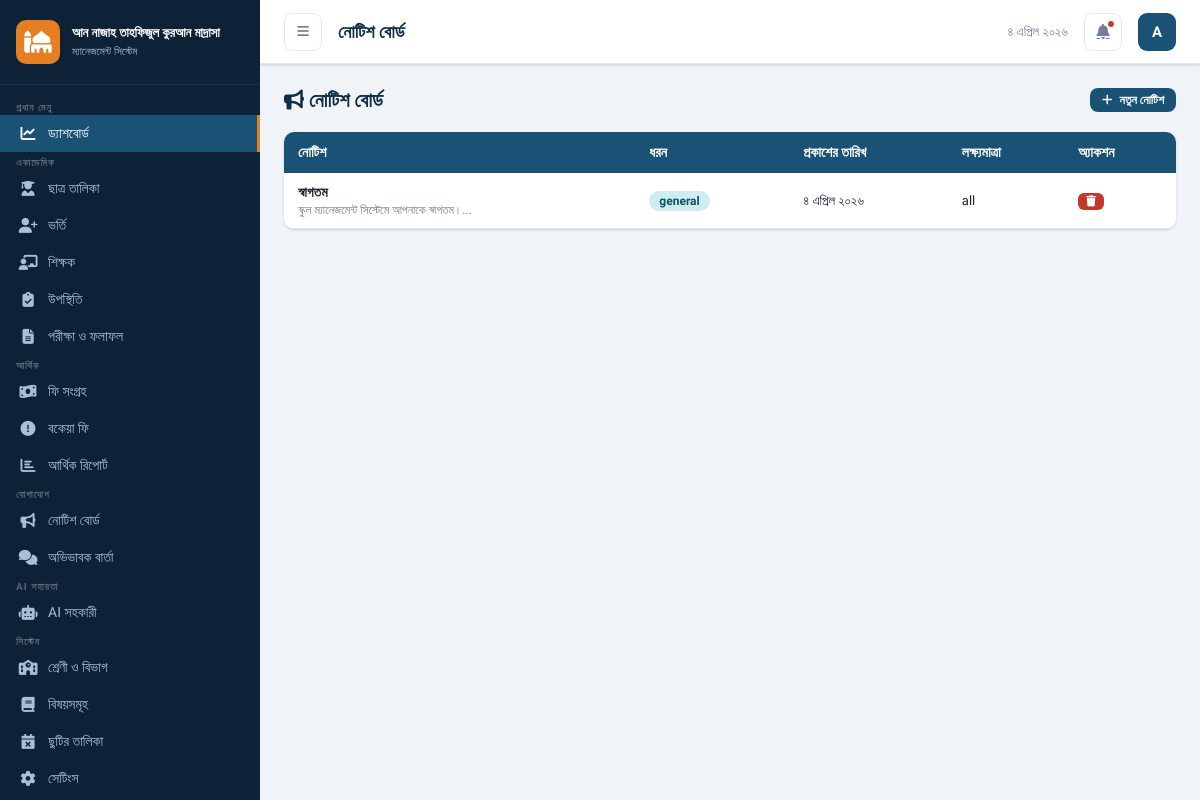
/modules/notice/index.php (signed in), run on the app's committed database.
### tables this page shows
CREATE TABLE users (
    id INT AUTO_INCREMENT PRIMARY KEY,
    name VARCHAR(150) NOT NULL,
    name_bn VARCHAR(150),
    username VARCHAR(100) UNIQUE NOT NULL,
    email VARCHAR(150),
    phone VARCHAR(20),
    password VARCHAR(255) NOT NULL,
    role_id INT NOT NULL,
    profile_photo VARCHAR(255),
    is_active TINYINT(1) DEFAULT 1,
    last_login DATETIME,
    reset_token VARCHAR(100),
    created_at TIMESTAMP DEFAULT CURRENT_TIMESTAMP,
    FOREIGN KEY (role_id) REFERENCES roles(id)
);

CREATE TABLE notices (
    id INT AUTO_INCREMENT PRIMARY KEY,
    title VARCHAR(255) NOT NULL,
    title_bn VARCHAR(255),
    content TEXT,
    notice_type ENUM('general','academic','exam','fee','holiday','urgent') DEFAULT 'general',
    target_audience ENUM('all','students','teachers','parents','staff') DEFAULT 'all',
    attachment VARCHAR(255),
    is_published TINYINT(1) DEFAULT 1,
    publish_date DATE,
    expire_date DATE,
    created_by INT,
    created_at TIMESTAMP DEFAULT CURRENT_TIMESTAMP,
    FOREIGN KEY (created_by) REFERENCES users(id) ON DELETE SET NULL
);

### includes/functions.php (called while the page is built, shortened)
<?php
function getDB() {
    static $pdo = null;
    if ($pdo === null) {
        try {
            $port = defined('DB_PORT') ? DB_PORT : '3306';
            $dsn = "mysql:host=" . DB_HOST . ";port=" . $port . ";dbname=" . DB_NAME . ";charset=" . DB_CHARSET;
            $pdo = new PDO($dsn, DB_USER, DB_PASS, [
                PDO::ATTR_ERRMODE => PDO::ERRMODE_EXCEPTION,
                PDO::ATTR_DEFAULT_FETCH_MODE => PDO::FETCH_ASSOC,
                PDO::ATTR_EMULATE_PREPARES => false,
            ]);
        } catch (PDOException $e) {
            die('<div style="color:red;padding:20px;font-family:sans-serif;">
                <h3>ডাটাবেস সংযোগ ব্যর্থ!</h3>
                <p>' . htmlspecialchars($e->getMessage()) . '</p>
                <p><a href="install/">ইনস্টল করুন</a></p>
            </div>');
        }
    }
    return $pdo;
}
function getCurrentUser() {
    $db = getDB();
    $stmt = $db->prepare("SELECT u.*, r.role_name, r.role_slug, r.permissions FROM users u JOIN roles r ON u.role_id = r.id WHERE u.id = ?");
    $stmt->execute([$_SESSION['user_id']]);
    return $stmt->fetch();
}
function getSetting($key, $default = '') {
    static $settings = [];
    if (empty($settings)) {
        $db = getDB();
        $rows = $db->query("SELECT setting_key, setting_value FROM settings")->fetchAll();
        foreach ($rows as $r) $settings[$r['setting_key']] = $r['setting_value'];
    }
    return $settings[$key] ?? $default;
}
function e($str) {
    return htmlspecialchars($str ?? '', ENT_QUOTES, 'UTF-8');
}
function toBanglaNumber($n) {
    $en = ['0','1','2','3','4','5','6','7','8','9'];
    $bn = ['০','১','২','৩','৪','৫','৬','৭','৮','৯'];
    return str_replace($en, $bn, $n);
}
function banglaDate($date = null) {
    $months = ['','জানুয়ারি','ফেব্রুয়ারি','মার্চ','এপ্রিল','মে','জুন','জুলাই','আগস্ট','সেপ্টেম্বর','অক্টোবর','নভেম্বর','ডিসেম্বর'];
    $ts = $date ? strtotime($date) : time();
    $d = date('j', $ts);
    $m = (int)date('n', $ts);
    $y = date('Y', $ts);
    return toBanglaNumber($d) . ' ' . $months[$m] . ' ' . toBanglaNumber($y);
}

### modules/notice/index.php (the view, shortened to what this page needs)
<?php
require_once '../../includes/functions.php';
$pageTitle = 'নোটিশ বোর্ড';
$db = getDB();
$notices = $db->query("SELECT n.*, u.name_bn as added_by FROM notices n LEFT JOIN users u ON n.created_by=u.id ORDER BY n.created_at DESC")->fetchAll();
require_once '../../includes/header.php';
?>
<div class="section-header">
    <h2 class="section-title"><i class="fas fa-bullhorn"></i> নোটিশ বোর্ড</h2>
    <button onclick="openModal('addNoticeModal')" class="btn btn-primary btn-sm">
        <i class="fas fa-plus"></i> নতুন নোটিশ
    </button>
</div>
<div class="card">
    <div class="table-wrap">
        <table>
            <thead>
                <tr><th>নোটিশ</th><th>ধরন</th><th>প্রকাশের তারিখ</th><th>লক্ষ্যমাত্রা</th><th>অ্যাকশন</th></tr>
            </thead>
            <tbody>
                <?php if (empty($notices)): ?>
                <tr><td colspan="5" style="text-align:center;padding:30px;color:#718096;">কোনো নোটিশ নেই</td></tr>
                <?php else: foreach ($notices as $n): ?>
                <tr>
                    <td>
                        <div style="font-weight:700;font-size:14px;"><?= e($n['title_bn'] ?? $n['title']) ?></div>
                        <div style="font-size:12px;color:#718096;margin-top:2px;"><?= e(mb_substr($n['content'] ?? '', 0, 80)) ?>...</div>
                    </td>
                    <td>
                        <span class="badge badge-<?= $n['notice_type']==='urgent'?'danger':($n['notice_type']==='exam'?'warning':'info') ?>">
                            <?= e($n['notice_type']) ?>
                        </span>
                    </td>
                    <td style="font-size:13px;"><?= banglaDate($n['publish_date']) ?></td>
                    <td style="font-size:13px;"><?= e($n['target_audience']) ?></td>
                    <td>
                        <a href="delete.php?id=<?= $n['id'] ?>" onclick="return confirm('নোটিশটি মুছবেন?')" class="btn btn-danger btn-xs">
                            <i class="fas fa-trash"></i>
                        </a>
                    </td>
                </tr>
                <?php endforeach; endif; ?>
            </tbody>
        </table>
    </div>
</div>
<?php require_once '../../includes/footer.php'; ?>

### includes/header.php (shortened to what this page needs)
<!DOCTYPE html>
<html lang="bn" dir="ltr">
<head>
<title><?= e($pageTitle ?? 'ড্যাশবোর্ড') ?> | <?= e(getSetting('institute_name', APP_NAME)) ?></title>
<link href="https://cdnjs.cloudflare.com/ajax/libs/font-awesome/6.5.0/css/all.min.css" rel="stylesheet">
</head>
<body>
<?php
$currentUser = getCurrentUser();
$instituteName = getSetting('institute_name', 'স্কুল ম্যানেজমেন্ট সিস্টেম');
$roleSlug = $_SESSION['role_slug'] ?? '';
?>
<nav class="sidebar" id="sidebar">
    <div class="sidebar-logo">
        <div class="sidebar-logo-icon"><i class="fas fa-mosque"></i></div>
        <div class="sidebar-logo-text">
            <h2><?= e($instituteName) ?></h2>
            <span>ম্যানেজমেন্ট সিস্টেম</span>
        </div>
    </div>
    <nav class="sidebar-nav">
        <span class="nav-section">প্রধান মেনু</span>
        <a href="<?= BASE_URL ?>/index.php" class="nav-item <?= (basename($_SERVER['PHP_SELF']) == 'index.php' ? 'active' : '') ?>">
            <i class="fas fa-chart-line"></i> ড্যাশবোর্ড
        </a>
        <?php if (in_array($roleSlug, ['super_admin','principal','teacher','accountant'])): ?>
        <span class="nav-section">একাডেমিক</span>
        <a href="<?= BASE_URL ?>/modules/student/list.php" class="nav-item">
            <i class="fas fa-user-graduate"></i> ছাত্র তালিকা
        </a>
        <a href="<?= BASE_URL ?>/modules/student/admission.php" class="nav-item">
            <i class="fas fa-user-plus"></i> ভর্তি
        </a>
        <a href="<?= BASE_URL ?>/modules/teacher/list.php" class="nav-item">
            <i class="fas fa-chalkboard-teacher"></i> শিক্ষক
        </a>
        <a href="<?= BASE_URL ?>/modules/attendance/index.php" class="nav-item">
            <i class="fas fa-clipboard-check"></i> উপস্থিতি
        </a>
        <a href="<?= BASE_URL ?>/modules/exam/index.php" class="nav-item">
            <i class="fas fa-file-alt"></i> পরীক্ষা ও ফলাফল
        </a>
        <span class="nav-section">আর্থিক</span>
        <a href="<?= BASE_URL ?>/modules/fees/collection.php" class="nav-item">
            <i class="fas fa-money-bill-wave"></i> ফি সংগ্রহ
        </a>
        <a href="<?= BASE_URL ?>/modules/fees/due.php" class="nav-item">
            <i class="fas fa-exclamation-circle"></i> বকেয়া ফি
        </a>
        <a href="<?= BASE_URL ?>/modules/fees/report.php" class="nav-item">
            <i class="fas fa-chart-bar"></i> আর্থিক রিপোর্ট
        </a>
        <span class="nav-section">যোগাযোগ</span>
        <a href="<?= BASE_URL ?>/modules/notice/index.php" class="nav-item">
            <i class="fas fa-bullhorn"></i> নোটিশ বোর্ড
        </a>
        <a href="<?= BASE_URL ?>/modules/parent/messages.php" class="nav-item">
            <i class="fas fa-comments"></i> অভিভাবক বার্তা
        </a>
        <?php endif; ?>
        <span class="nav-section">AI সহায়তা</span>
        <a href="<?= BASE_URL ?>/modules/ai/assistant.php" class="nav-item">
            <i class="fas fa-robot"></i> AI সহকারী
        </a>
        <?php if (in_array($roleSlug, ['super_admin','principal'])): ?>
        <span class="nav-section">সিস্টেম</span>
        <a href="<?= BASE_URL ?>/modules/student/classes.php" class="nav-item">
            <i class="fas fa-school"></i> শ্রেণী ও বিভাগ
        </a>
        <a href="<?= BASE_URL ?>/modules/exam/subjects.php" class="nav-item">
            <i class="fas fa-book"></i> বিষয়সমূহ
        </a>
        <a href="<?= BASE_URL ?>/modules/notice/holidays.php" class="nav-item">
            <i class="fas fa-calendar-times"></i> ছুটির তালিকা
        </a>
        <a href="<?= BASE_URL ?>/settings.php" class="nav-item">
            <i class="fas fa-cog"></i> সেটিংস
        </a>
        <?php endif; ?>
    </nav>
</nav>
<div class="main-wrapper">
    <header class="topbar">
        <div class="topbar-left">
            <button class="topbar-btn" onclick="toggleSidebar()"><i class="fas fa-bars"></i></button>
            <h1 class="page-title"><?= e($pageTitle ?? 'ড্যাশবোর্ড') ?></h1>
        </div>
        <div class="topbar-right">
            <div style="font-size:13px;color:var(--text-muted);"><?= banglaDate() ?></div>
            <a href="<?= BASE_URL ?>/modules/notice/index.php" class="topbar-btn">
                <i class="fas fa-bell"></i>
                <span class="notif-dot"></span>
            </a>
            <div class="user-dropdown">
                <div class="user-avatar" onclick="toggleUserMenu()"><?= strtoupper(mb_substr($currentUser['name'] ?? 'A', 0, 1)) ?></div>
            </div>
        </div>
    </header>
    <div class="content">

### data on the page
users: name "A"
notices: title_bn "স্বাগতম", content "স্কুল ম্যানেজমেন্ট সিস্টেমে আপনাকে স্বাগতম।", notice_type "general", publish_date "৪ এপ্রিল ২০২৬", target_audience "all"

### other printed values
$instituteName "আন নাজাহ তাহফিজুল কুরআন মাদ্রাসা"
$pageTitle "নোটিশ বোর্ড"
banglaDate() "৪ এপ্রিল ২০২৬"
